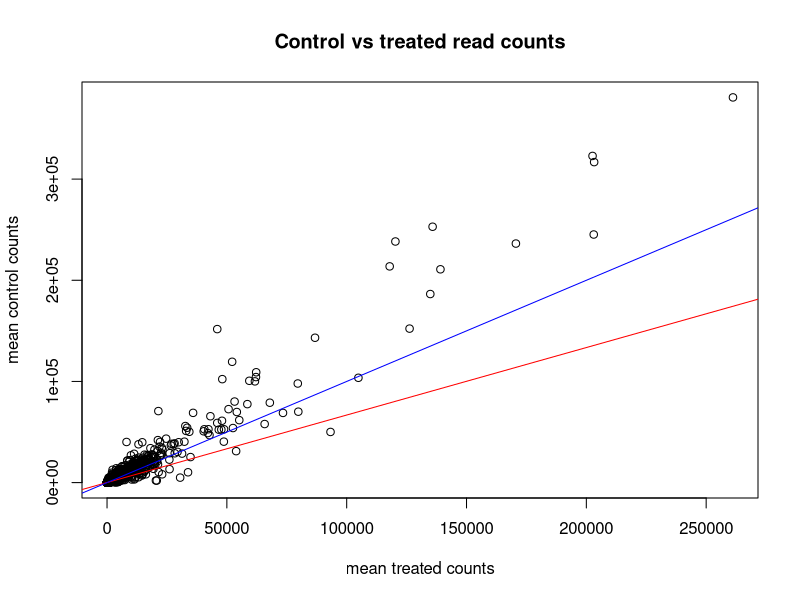
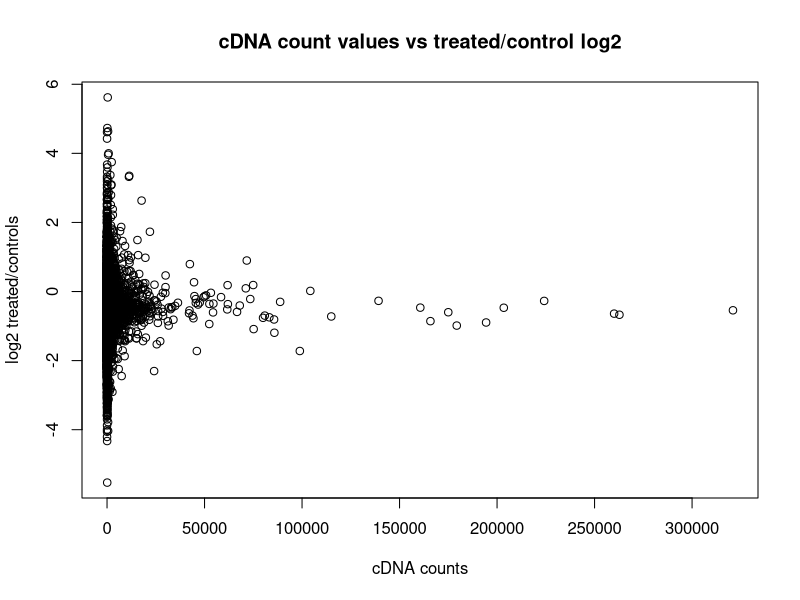
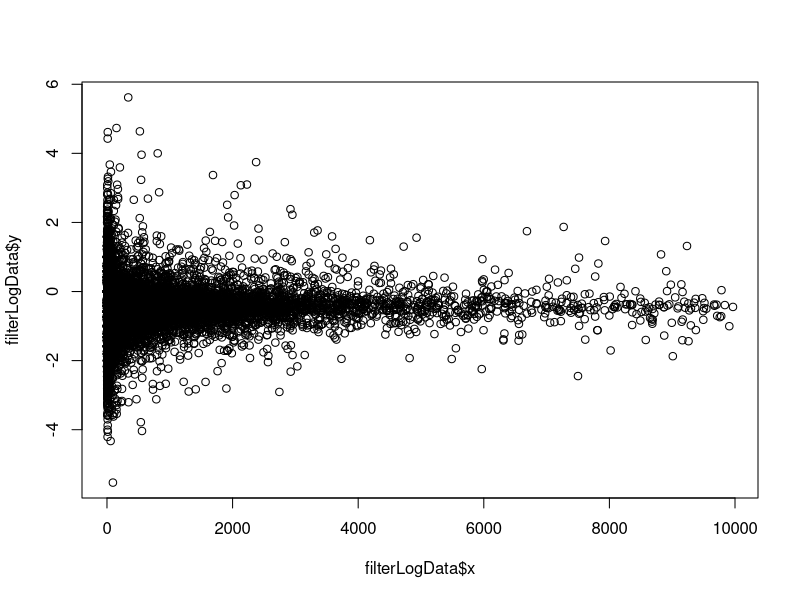

These figures' R source, in order:
## ---- chunk 1
knitr::opts_chunk$set(echo = TRUE)
## ---- chunk 2
data = read.csv("genecounts.clean.tsv",sep="\t",header = TRUE, dec=",")

head(data)
## ---- chunk 3
rows = nrow(data)
## ---- chunk 4
max(data$control_2)
## ---- chunk 5
data$treated_m = rowMeans(data[,c('treated_1','treated_2')])
data$control_m = rowMeans(data[,c('control_1','control_2')])

plot(data$treated_m,data$control_m,
     main="Control vs treated read counts",
     xlab="mean treated counts",
     ylab="mean control counts")

regresion <- lm(treated_m ~ control_m, data=data)
abline(regresion,col='red')
abline(a=0,b=1,col='blue')
## ---- chunk 6
x = rowMeans(data[,2:5])
y = log2(data$treated_m/data$control_m)

plot(x,y,
     main="cDNA count values vs treated/control log2",
     xlab="cDNA counts",
     ylab="log2 treated/controls")
## ---- chunk 7
logData = data.frame(x,y)

filterLogData = logData[which(logData$x<10000),]

plot(filterLogData$x, filterLogData$y)
